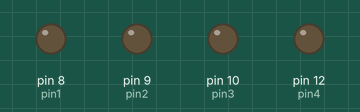
Bench run of a sketch on a simulated Arduino Uno, built with avr-gcc and run on an emulated ATmega328P. On the bench: output pins drawn as LEDs (lit = HIGH).

Above: at 0.5 s.
At 2.5 s:
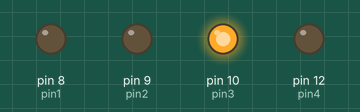
At 4.5 s:
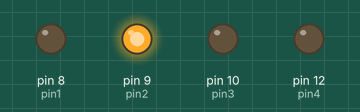
At 9.5 s:
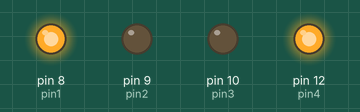
At 14.5 s:
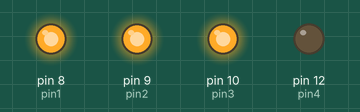
At 19.5 s:
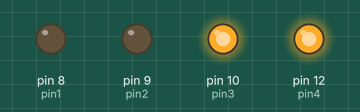
Timing chart, 0 to 20.8 s (numbered marks = the images above):
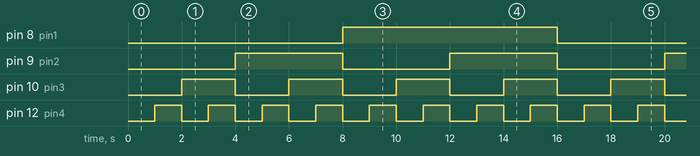

Measured:
- by itself, pin 8 (pin1): alternates HIGH for 8.0 s and LOW for 8.0 s
- by itself, pin 9 (pin2): alternates HIGH for 4.0 s and LOW for 4.0 s
- by itself, pin 10 (pin3): alternates HIGH for 2.0 s and LOW for 2.0 s
- by itself, pin 12 (pin4): alternates HIGH for 1.0 s and LOW for 1.0 s

The sketch:

LED_binary_counter__W.ino
```cpp
int pin1 = 8;
int pin2 = 9;
int pin3 = 10;
int pin4 = 12;
int DILAY =1000;

void setup() {
  // put your setup code here, to run once:
pinMode(pin1,OUTPUT);
pinMode(pin2,OUTPUT);
pinMode(pin3,OUTPUT);
pinMode(pin4,OUTPUT);
}

void loop() {
  // put your main code here, to run repeatedly:
digitalWrite(pin1,LOW);
digitalWrite(pin2,LOW);
digitalWrite(pin3,LOW);
digitalWrite(pin4,LOW);
delay(DILAY);
digitalWrite(pin1,LOW);
digitalWrite(pin2,LOW);
digitalWrite(pin3,LOW);
digitalWrite(pin4,HIGH);
delay(DILAY);
digitalWrite(pin1,LOW);
digitalWrite(pin2,LOW);
digitalWrite(pin3,HIGH);
digitalWrite(pin4,LOW);
delay(DILAY);
digitalWrite(pin1,LOW);
digitalWrite(pin2,LOW);
digitalWrite(pin3,HIGH);
digitalWrite(pin4,HIGH);
delay(DILAY);
digitalWrite(pin1,LOW);
digitalWrite(pin2,HIGH);
digitalWrite(pin3,LOW);
digitalWrite(pin4,LOW);
delay(DILAY);
digitalWrite(pin1,LOW);
digitalWrite(pin2,HIGH);
digitalWrite(pin3,LOW);
digitalWrite(pin4,HIGH);
delay(DILAY);
digitalWrite(pin1,LOW);
digitalWrite(pin2,HIGH);
digitalWrite(pin3,HIGH);
digitalWrite(pin4,LOW);
delay(DILAY);
digitalWrite(pin1,LOW);
digitalWrite(pin2,HIGH);
digitalWrite(pin3,HIGH);
digitalWrite(pin4,HIGH);
delay(DILAY);
digitalWrite(pin1,HIGH);
digitalWrite(pin2,LOW);
digitalWrite(pin3,LOW);
digitalWrite(pin4,LOW);
delay(DILAY);
digitalWrite(pin1,HIGH);
digitalWrite(pin2,LOW);
digitalWrite(pin3,LOW);
digitalWrite(pin4,HIGH);
delay(DILAY);
digitalWrite(pin1,HIGH);
digitalWrite(pin2,LOW);
digitalWrite(pin3,HIGH);
digitalWrite(pin4,LOW);
delay(DILAY);
digitalWrite(pin1,HIGH);
digitalWrite(pin2,LOW);
digitalWrite(pin3,HIGH);
digitalWrite(pin4,HIGH);
delay(DILAY);
digitalWrite(pin1,HIGH);
digitalWrite(pin2,HIGH);
digitalWrite(pin3,LOW);
digitalWrite(pin4,LOW);
delay(DILAY);
digitalWrite(pin1,HIGH);
digitalWrite(pin2,HIGH);
digitalWrite(pin3,LOW);
digitalWrite(pin4,HIGH);
delay(DILAY);
digitalWrite(pin1,HIGH);
digitalWrite(pin2,HIGH);
digitalWrite(pin3,HIGH);
digitalWrite(pin4,LOW);
delay(DILAY);

digitalWrite(pin1,HIGH);
digitalWrite(pin2,HIGH);
digitalWrite(pin3,HIGH);
digitalWrite(pin4,HIGH);
delay(DILAY);
}
```
